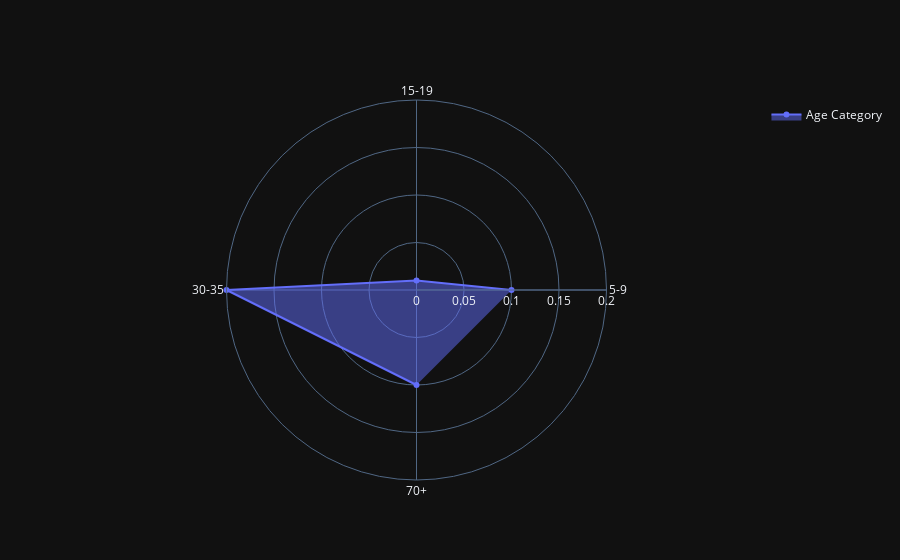

Source (notebook cell):
### Code cell
age_data = df_long[df_long['category'] == 'age']
fig = go.Figure()
fig.add_trace(go.Scatterpolar(
	r=age_data['value'],  # Values from df_long
	theta=age_data['subcategory'],  # Subcategories (e.g., age ranges)
	fill='toself',
	name='Age Category'
))
fig.update_layout(
	template='plotly_dark',
	polar=dict(
		radialaxis=dict(
			visible=True,
			range=[0, age_data['value'].max()]  # Dynamic range based on values
		)),
	showlegend=True
)
fig.show()

### Figure 1 — Plotly figure (JSON) as saved in the notebook; plotly's stock layout.template omitted (floating-point values rounded to 4 significant figures)
{"data": [{"fill": "toself", "name": "Age Category", "r": [0.1, 0.01, 0.2, 0.1], "theta": ["5-9", "15-19", "30-35", "70+"], "type": "scatterpolar"}], "layout": {"polar": {"radialaxis": {"visible": true, "range": [0, 0.2]}}, "showlegend": true}}
